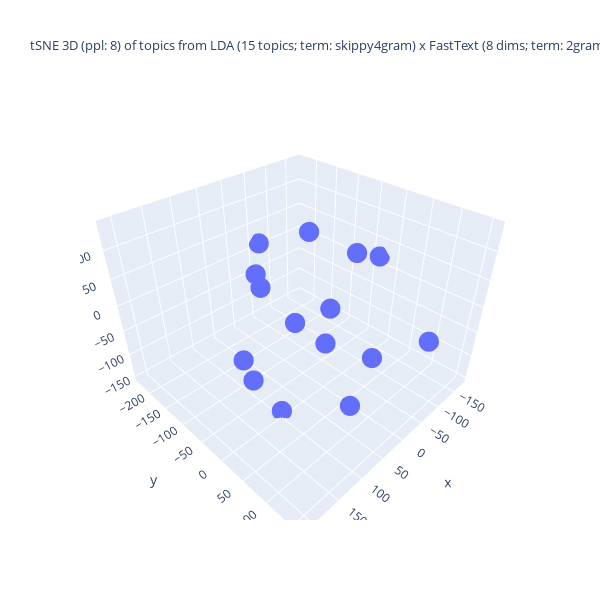

The code cell stored with this chart in its notebook:
### Code cell
%%capture --no-display

## Plotlyを使って tSNE の結果の可視化 (3D)
import numpy as np
import plotly.graph_objects as go

## 変数の指定
d1, d2, d3 = topic_tsne_3d[:,0], topic_tsne_3d[:,1], topic_tsne_3d[:,2]
fig = go.Figure(data = [go.Scatter3d(x = d1, y = d2, z = d3,
                                     mode = 'markers', marker = dict(size = 7)) ])

## 3D 散布図にラベルを追加する処理は未実装
if use_FastText:
    if use_LDA:
        title_val = f"tSNE 3D (ppl: {top_perplexity_val}) of topics from LDA ({n_topics} topics; term: {lda_term_type}) x FastText ({ft_n_dims} dims; term: {ft_term_type}; window: {ft_window_size})"
    else:
        title_val = f"tSNE 3D (ppl: {top_perplexity_val}) of dims under FastText ({n_topics} dims)"
else:
    title_val = f"tSNE 3D (ppl: {top_perplexity_val}) of topics from LDA ({n_topics} topics; term: {lda_term_type})"
#
fig.update_layout(title = dict(text = title_val, font_size = 13),
                  autosize = False, width = 600, height = 600,)
fig.show()

### Figure 1 — Plotly figure (JSON) as saved in the notebook; plotly's stock layout.template omitted (floating-point values rounded to 4 significant figures)
{"data": [{"marker": {"size": 7}, "mode": "markers", "type": "scatter3d", "x": [148.5, -64.96, -22.65, 210.9, -173.3, 19.14, -44.67, -60.67, 89.98, 19.92, -48.65, -64.11, 96.33, 119.2, 50.03], "y": [-25.25, -136.8, -61.09, 75.0, -31.4, -134.2, -30.66, 52.51, -58.08, 67.2, 155.5, -232.8, -3.693, 150.6, 44.6], "z": [-23.73, -127.4, 109.0, 44.61, 18.23, -7.092, -30.7, -99.09, 82.58, 138.8, 1.708, 9.896, -151.1, -9.702, -8.678]}], "layout": {"autosize": false, "height": 600, "title": {"font": {"size": 13}, "text": "tSNE 3D (ppl: 8) of topics from LDA (15 topics; term: skippy4gram) x FastText (8 dims; term: 2gram; window: 5)"}, "width": 600}}
